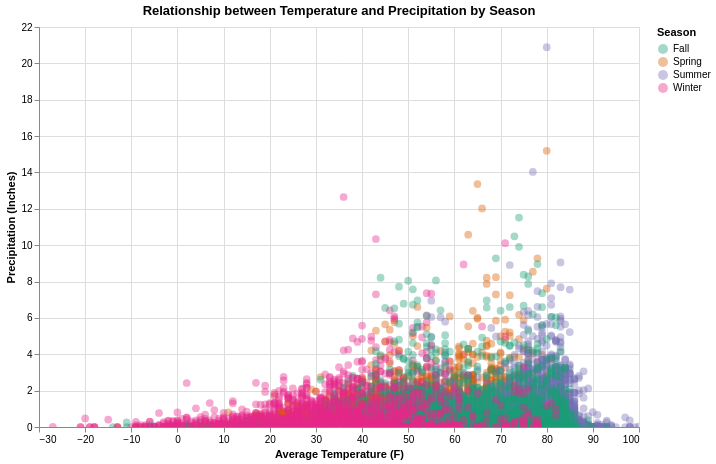

This figure's notebook cell:
### Markdown cell above
The visualizations show clear seasonal patterns in both temperature and precipitation. Average monthly temperature rises steadily from the beginning of the year into the summer months, peaking around July and August, and then gradually decreases toward the end of the year. This trend matches what would generally be expected for temperature changes across the United States. Precipitation appears more variable throughout the year, with some months showing relatively similar levels and others standing out with higher average rainfall, particularly in the late summer. Overall, these plots help illustrate the strong seasonal cycle in temperature and the more uneven pattern observed in precipitation.

### Code cell
import altair as alt
import warnings
warnings.filterwarnings('ignore')

alt.data_transformers.disable_max_rows()

exploratory_scatter = alt.Chart(weather_tidy, title="Relationship between Temperature and Precipitation by Season").mark_circle(size=60, opacity=0.4).encode(
    x=alt.X("Avg_Temp:Q").title("Average Temperature (F)"),
    y=alt.Y("Precipitation:Q").title("Precipitation (Inches)"),
    color=alt.Color("Season:N").scale(scheme="dark2").title("Season")
).properties(
    width=600,
    height=400
).interactive()

exploratory_scatter.display()

### Figure 1 — Vega-Lite specification as saved in the notebook (floating-point values rounded to 4 significant figures; data arrays with more than 128 entries replaced by an {"elided": "..."} marker saying what was removed)
{"config": {"view": {"continuousWidth": 300, "continuousHeight": 300}}, "data": {"name": "data-e48544a5f63dd30376abb90982dc9395"}, "mark": {"type": "circle", "opacity": 0.4, "size": 60}, "encoding": {"color": {"field": "Season", "scale": {"scheme": "dark2"}, "title": "Season", "type": "nominal"}, "x": {"field": "Avg_Temp", "title": "Average Temperature (F)", "type": "quantitative"}, "y": {"field": "Precipitation", "title": "Precipitation (Inches)", "type": "quantitative"}}, "height": 400, "params": [{"name": "param_5", "select": {"type": "interval", "encodings": ["x", "y"]}, "bind": "scales"}], "title": "Relationship between Temperature and Precipitation by Season", "width": 600, "$schema": "https://vega.github.io/schema/vega-lite/v5.8.0.json", "datasets": {"data-e48544a5f63dd30376abb90982dc9395": {"elided": "16426 records"}}}
